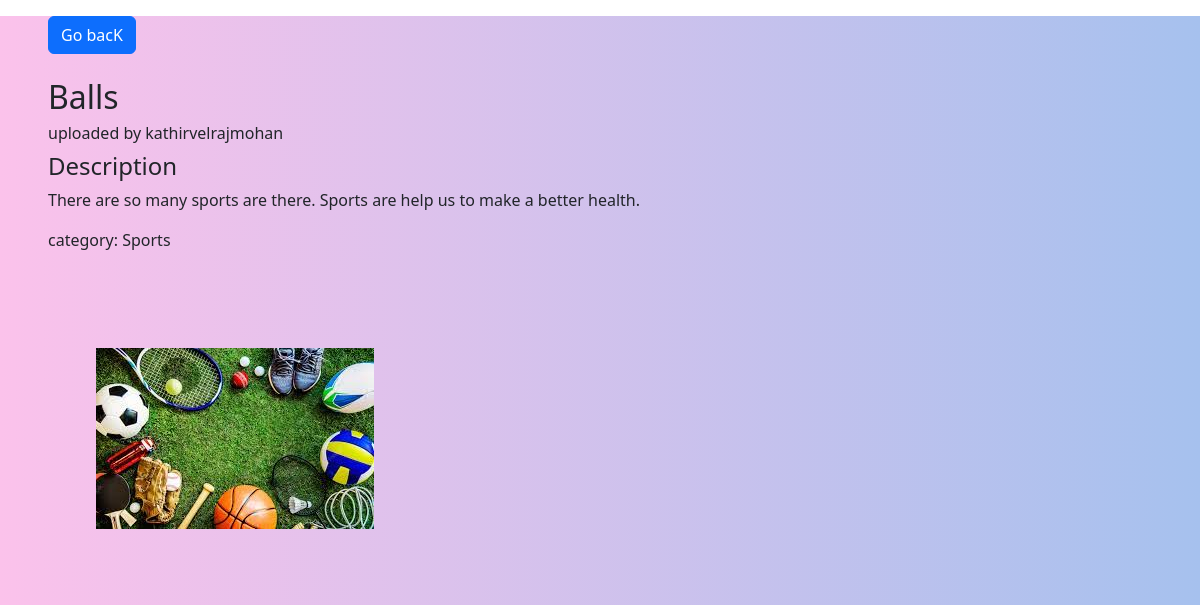
Screenshot of /view/7/ with the database file from the repository.
### main/models.py (models this page shows, shortened)
class photo(models.Model):
    user = models.ForeignKey(User,null = True,blank=True,on_delete=models.CASCADE)
    categories = models.ForeignKey(addcategory,null=True,blank=True,on_delete=models.SET_NULL)
    title = models.CharField(max_length=50,null=True,blank=True)
    description = models.TextField(max_length=200,null=True,blank=True)
    image = models.ImageField(null=True,blank=True)

class addcategory(models.Model):
    class Meta:
        verbose_name = 'addcategory'
        verbose_name_plural = 'addcategories'
    category = models.CharField(max_length=50,null=True,blank=True)
    def __str__(self):
        return self.category

### main/views.py (the view)
# urls.py: path('view/<str:pk>/',views.viewPhoto,name = "view-photo"),
def viewPhoto(request,pk):
    photos = photo.objects.get(id=pk)
    categories = addcategory.objects.all()
    context = {
        'category' : categories,
        'photos' : photos
    }
    return render(request,'photo.html',context)

### templates/photo.html
{% extends 'base.html'%}
{% block content %}
<div class = "mx-5 my-3">
    <a href="{% url 'home' %}" class = "btn btn-primary mb-4">Go bacK</a>
    <h2>{{photos.title}}</h2>
    <h6>uploaded by {{photos.user}}</h6>
    <h4>Description</h4>
    <p>{{photos.description}}</p>
    <p>category: {{photos.categories}}</p>
    <div class = "preview-img mt-5 mb-5">
        <img src="{{photos.image.url}}" class = "img-fluid p-5" alt="Responsive image">
    </div>
</div>
{%endblock%}

### static/css/style.css (style rules this page uses)
html, body { height: 100%; }

### rows the page displays
photo: title "Balls", user "kathirvelrajmohan", description "There are so many sports are there. Sports are help us to make a better health.", categories "Sports", image (picture)
